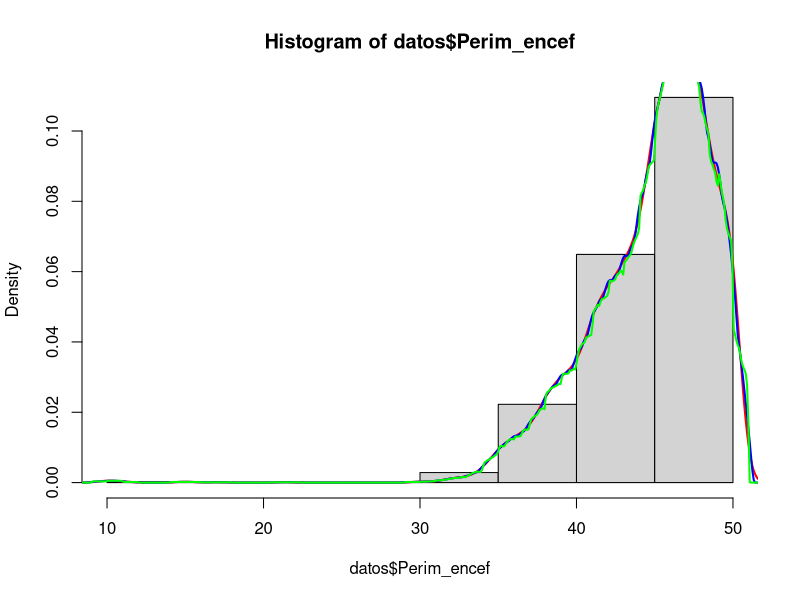
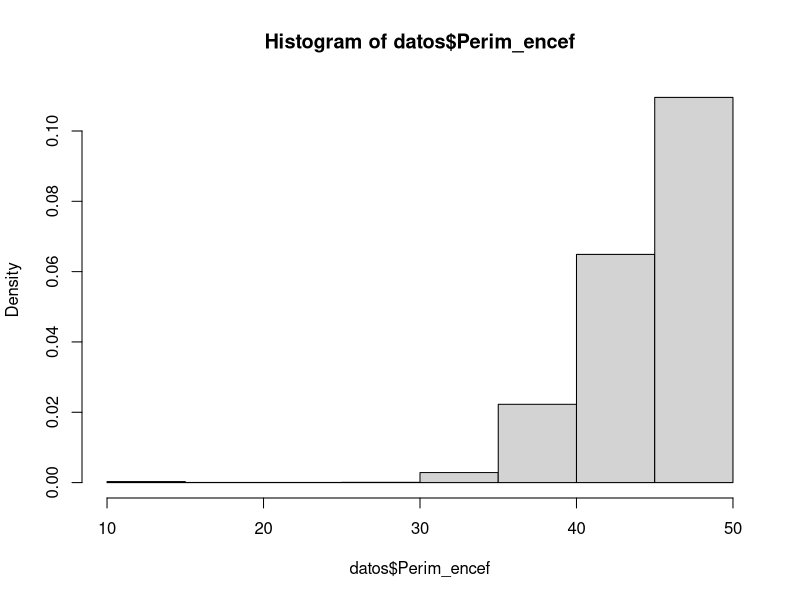
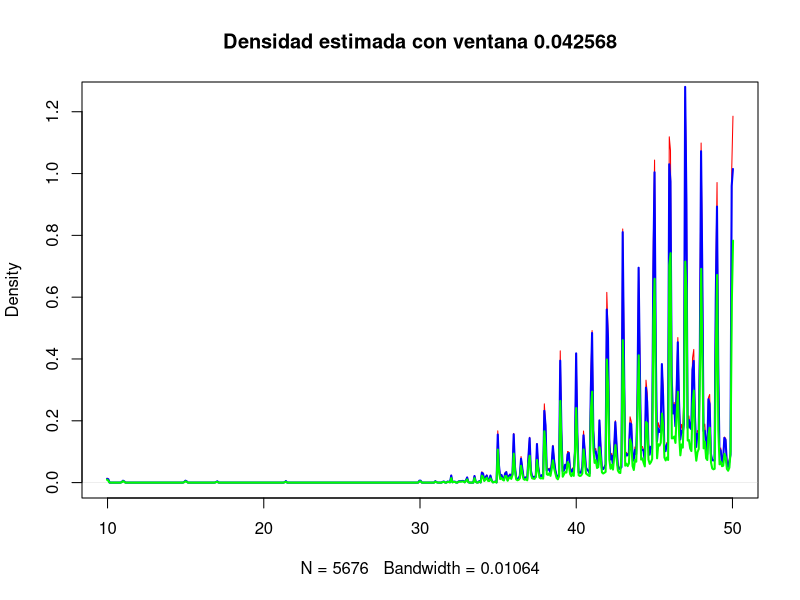
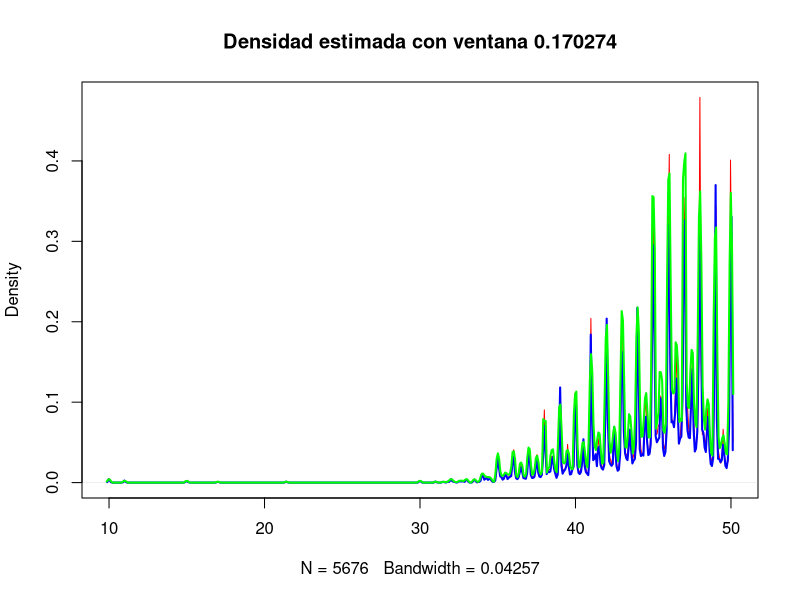
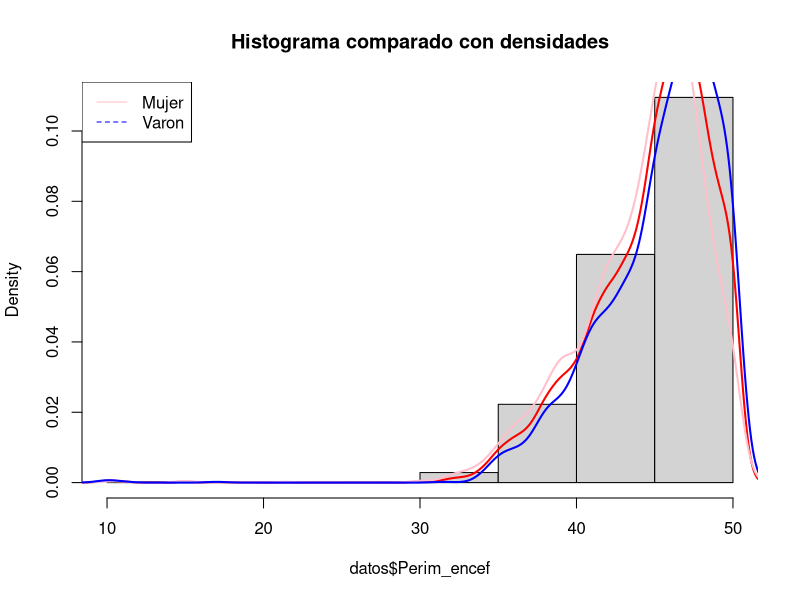
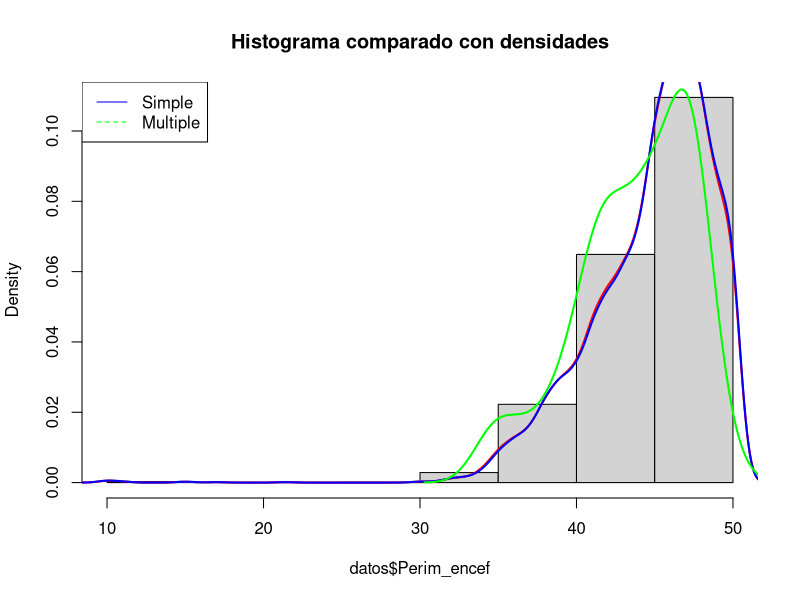

These charts were generated, in order, by the following R code:
# Actividad 1



data_prep <- function() {
    datos_encuesta <- read.table("./ENNyS_menorA2.txt", header = TRUE)

    datos_encuesta$Sexo <- as.factor(datos_encuesta$Sexo)
    datos_encuesta$Tipo_embarazo <- as.factor(datos_encuesta$Tipo_embarazo)
    datos_encuesta
}

datos <- data_prep()

ejercicio1 <- function() {
    hist(datos$Perim_encef, probability = TRUE)

    kernels <- c("gaussian", "epanechnikov", "rectangular")
    colors <- c("red", "blue", "green")

    for (i in seq_along(kernels)) {
        kde_perim_encef <- density(
            datos$Perim_encef,
            kernel = kernels[i]
        )
        lines(kde_perim_encef, col = colors[i], lw = "2")
    }
}

ejercicio1()

# Se puede observar que la densidad estimada por cada uno de los núcleos proporcionados ajustan
# de forma muy similar y que se asimilan al histograma.

print(sum(datos$Edad > 2))

# Es manual o hay que hacerlo más sofisticado
# Podemos usar esto ? integrate areas under curves
# library(sfsmisc)
# total <- integrate.xy(d$x, d$a) + integrate.xy(d$x, d$b)
ejercicio2 <- function() {
    # Consultar como hacerlo con el histograma.
    # ¿Debemos modificar el histograma default?
    histogram_perim_encef <- hist(
        datos$Perim_encef,
        probability = TRUE
    )
    lower_bound <- 42
    upper_bound <- 48

    kde_perim_encef_epa <- density(
        datos$Perim_encef,
        kernel = "epanechnikov"
    )

    indices_in_range <- (kde_perim_encef_epa$x >= lower_bound &
        kde_perim_encef_epa$x <= upper_bound)
    dx <- diff(kde_perim_encef_epa$x[1:2])

    density_in_range <- kde_perim_encef_epa$y[indices_in_range]
    prob_between <- sum(density_in_range) * dx
    print(prob_between)
}

ejercicio2()

# Consultar que concluir en qué pasa
ejercicio3 <- function() {
    kernels <- c("gaussian", "epanechnikov", "rectangular")
    colors <- c("red", "blue", "green")
    dx <- NULL
    for (i in seq_along(kernels)) {
        kde_perim_encef <- density(
            datos$Perim_encef,
            kernel = kernels[i]
        )
        dx <- diff(kde_perim_encef$x[1:2])
        cat("Ventana para núcleo", kernels[i], ":", dx, "\n")
    }

    for (i in seq_along(kernels)) {
        kde_perim_encef <- density(
            datos$Perim_encef,
            kernel = kernels[i],
            width = dx / 2
        )

        if (i == 1){
            plot(
                kde_perim_encef,
                col = colors[i],
                main = sprintf("Densidad estimada con ventana %f", dx / 2)
            )
        }
        else{
            lines(
                kde_perim_encef,
                col = colors[i],
                lw = "2"
            )
        }
    }

    for (i in seq_along(kernels)) {
        kde_perim_encef <- density(
            datos$Perim_encef,
            kernel = kernels[i],
            width = dx * 2
        )

        if (i == 1){
            plot(
                kde_perim_encef,
                col = colors[i],
                main = sprintf("Densidad estimada con ventana %f", dx * 2)
            )
        }
        else{
            lines(
                kde_perim_encef,
                col = colors[i],
                lw = "2"
            )
        }
    }
}

ejercicio3()

ejercicio4 <- function(){
  hist(datos$Perim_encef, probability = TRUE, main = "Histograma comparado con densidades")
  kde_perim_encef <- density(
    datos$Perim_encef,
    kernel = "gaussian"
  )
  lines(
    kde_perim_encef,
    col = "red",
    lw = "2"
  )
  sexos <- c("Mujer", "Varon")
  colors <- c("pink", "blue")
  for (i in seq_along(sexos)){
    kde_perim_encef <- density(
      datos$Perim_encef[datos$Sexo == sexos[i]],
      kernel = "gaussian",
    )
    lines(
      kde_perim_encef,
      col = colors[i],
      lw = "2",
      legend = sexos[i]
    )
  }
  legend("topleft", legend = sexos, col = colors,lty = 1:3)
  
}

ejercicio4()

ejercicio5 <- function(){
  hist(datos$Perim_encef, probability = TRUE, main = "Histograma comparado con densidades")
  kde_perim_encef <- density(
    datos$Perim_encef,
    kernel = "gaussian"
  )
  lines(
    kde_perim_encef,
    col = "red",
    lw = "2"
  )
  tipos_embarazo <- c("Simple", "Multiple")
  colors <- c("blue", "green")
  for (i in seq_along(tipos_embarazo)){
    kde_perim_encef <- density(
      datos$Perim_encef[datos$Tipo_embarazo == tipos_embarazo[i]],
      kernel = "gaussian",
    )
    lines(
      kde_perim_encef,
      col = colors[i],
      lw = "2",
    )
  }
  legend("topleft", legend = tipos_embarazo, col = colors,lty = 1:3)
  
}

ejercicio5()
